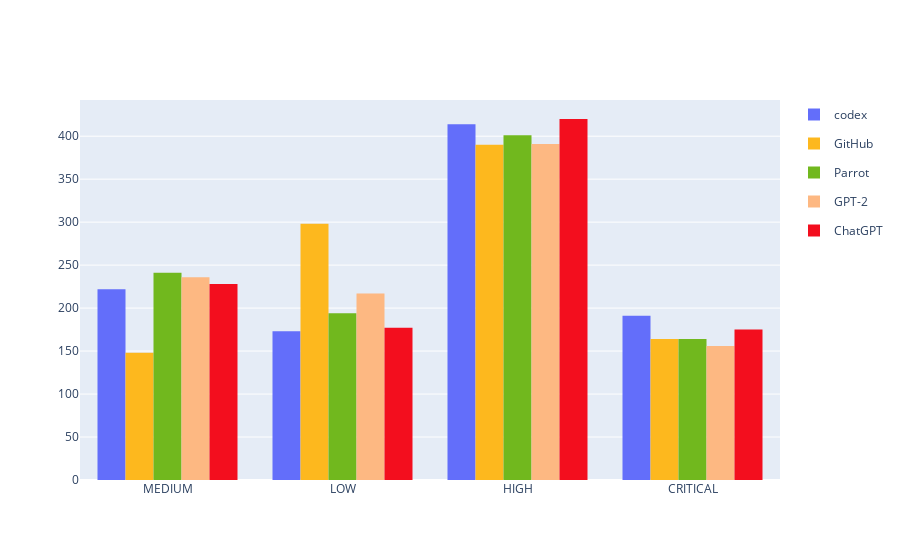

The notebook cell saved with this chart:
### Code cell
fig_codex = px.histogram(
    df_codex,
    x="severity",
    category_orders=dict(severity=["LOW", "MEDIUM", "HIGH", "CRITICAL"]),
    title=f"Security Severity Distribution for {provider} using {model}",
    color="model"
)

fig_github = px.histogram(
    df_github,
    x="severity",
    category_orders=dict(severity=["LOW", "MEDIUM", "HIGH", "CRITICAL"]),
    title=f"Security Severity Distribution for {provider} using {model}",
    color_discrete_sequence=["rgba(253,184,30,1)"],
    color=px.Constant("GitHub")
)

fig_parrot = px.histogram(
    df_parrot,
    x="severity",
    category_orders=dict(severity=["LOW", "MEDIUM", "HIGH", "CRITICAL"]),
    title=f"Security Severity Distribution for {provider} using {model}",
    color_discrete_sequence=["rgba(113,184,30,1)"],
    color=px.Constant("Parrot")
)

fig_gpt = px.histogram(
    df_gpt_2,
    x="severity",
    category_orders=dict(severity=["LOW", "MEDIUM", "HIGH", "CRITICAL"]),
    title=f"Security Severity Distribution for {provider} using {model}",
    color_discrete_sequence=["rgba(253,184,130,1)"],
    color=px.Constant("GPT-2")
)

fig_chat_gpt = px.histogram(
    df_chat_gpt,
    x="severity",
    category_orders=dict(severity=["LOW", "MEDIUM", "HIGH", "CRITICAL"]),
    title=f"Security Severity Distribution for {provider} using {model}",
    color_discrete_sequence=["rgba(243,14,30,1)"],
    color=px.Constant("ChatGPT")
)



fig = go.Figure(data = fig_codex.data + fig_github.data +  fig_parrot.data + fig_gpt.data + fig_chat_gpt.data)
fig.show()

### Figure 1 — Plotly figure (JSON) as saved in the notebook; plotly's stock layout.template omitted (floating-point values rounded to 4 significant figures; data arrays with more than 128 entries replaced by an {"elided": "..."} marker saying what was removed)
{"data": [{"alignmentgroup": "True", "bingroup": "x", "hovertemplate": "model=codex<br>severity=%{x}<br>count=%{y}<extra></extra>", "legendgroup": "codex", "marker": {"color": "#636efa", "pattern": {"shape": ""}}, "name": "codex", "offsetgroup": "codex", "orientation": "v", "showlegend": true, "x": {"elided": "1000 str values"}, "xaxis": "x", "yaxis": "y", "type": "histogram"}, {"alignmentgroup": "True", "bingroup": "x", "hovertemplate": "color=GitHub<br>severity=%{x}<br>count=%{y}<extra></extra>", "legendgroup": "GitHub", "marker": {"color": "rgba(253,184,30,1)", "pattern": {"shape": ""}}, "name": "GitHub", "offsetgroup": "GitHub", "orientation": "v", "showlegend": true, "x": {"elided": "1000 str values"}, "xaxis": "x", "yaxis": "y", "type": "histogram"}, {"alignmentgroup": "True", "bingroup": "x", "hovertemplate": "color=Parrot<br>severity=%{x}<br>count=%{y}<extra></extra>", "legendgroup": "Parrot", "marker": {"color": "rgba(113,184,30,1)", "pattern": {"shape": ""}}, "name": "Parrot", "offsetgroup": "Parrot", "orientation": "v", "showlegend": true, "x": {"elided": "1000 str values"}, "xaxis": "x", "yaxis": "y", "type": "histogram"}, {"alignmentgroup": "True", "bingroup": "x", "hovertemplate": "color=GPT-2<br>severity=%{x}<br>count=%{y}<extra></extra>", "legendgroup": "GPT-2", "marker": {"color": "rgba(253,184,130,1)", "pattern": {"shape": ""}}, "name": "GPT-2", "offsetgroup": "GPT-2", "orientation": "v", "showlegend": true, "x": {"elided": "1000 str values"}, "xaxis": "x", "yaxis": "y", "type": "histogram"}, {"alignmentgroup": "True", "bingroup": "x", "hovertemplate": "color=ChatGPT<br>severity=%{x}<br>count=%{y}<extra></extra>", "legendgroup": "ChatGPT", "marker": {"color": "rgba(243,14,30,1)", "pattern": {"shape": ""}}, "name": "ChatGPT", "offsetgroup": "ChatGPT", "orientation": "v", "showlegend": true, "x": {"elided": "1000 str values"}, "xaxis": "x", "yaxis": "y", "type": "histogram"}], "layout": {}}
